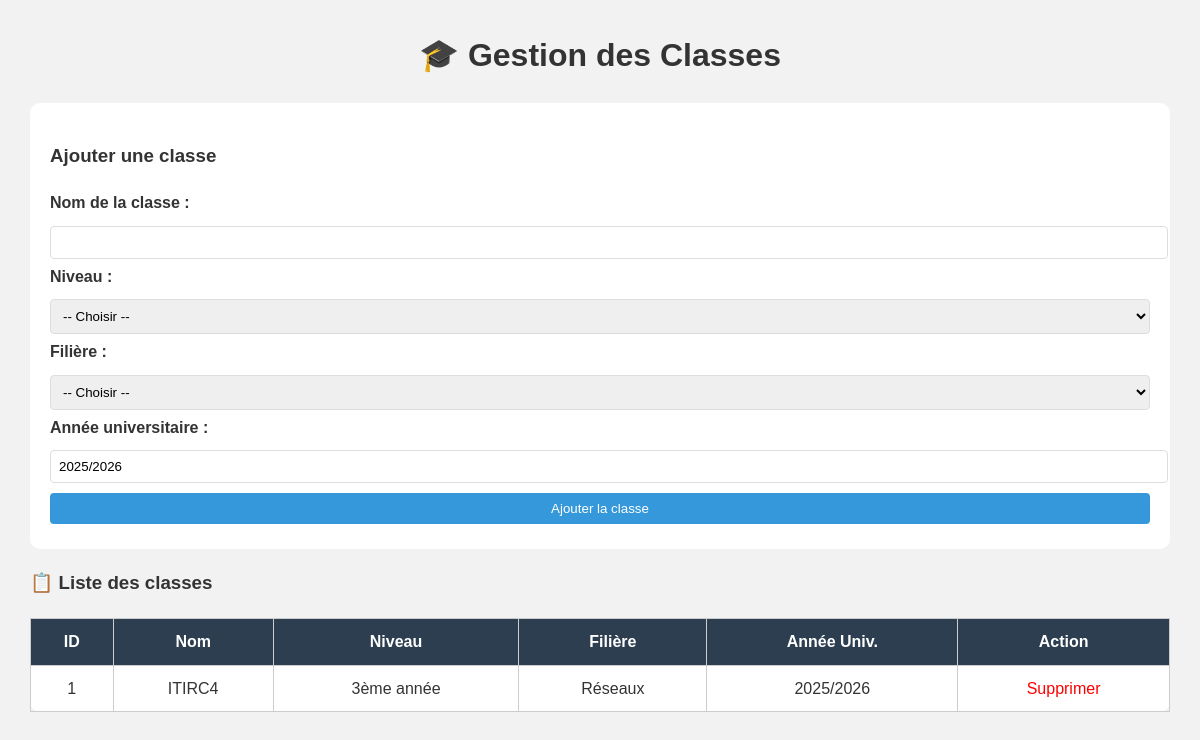
/admin/classes.php, run on an earlier commit of the app's database.
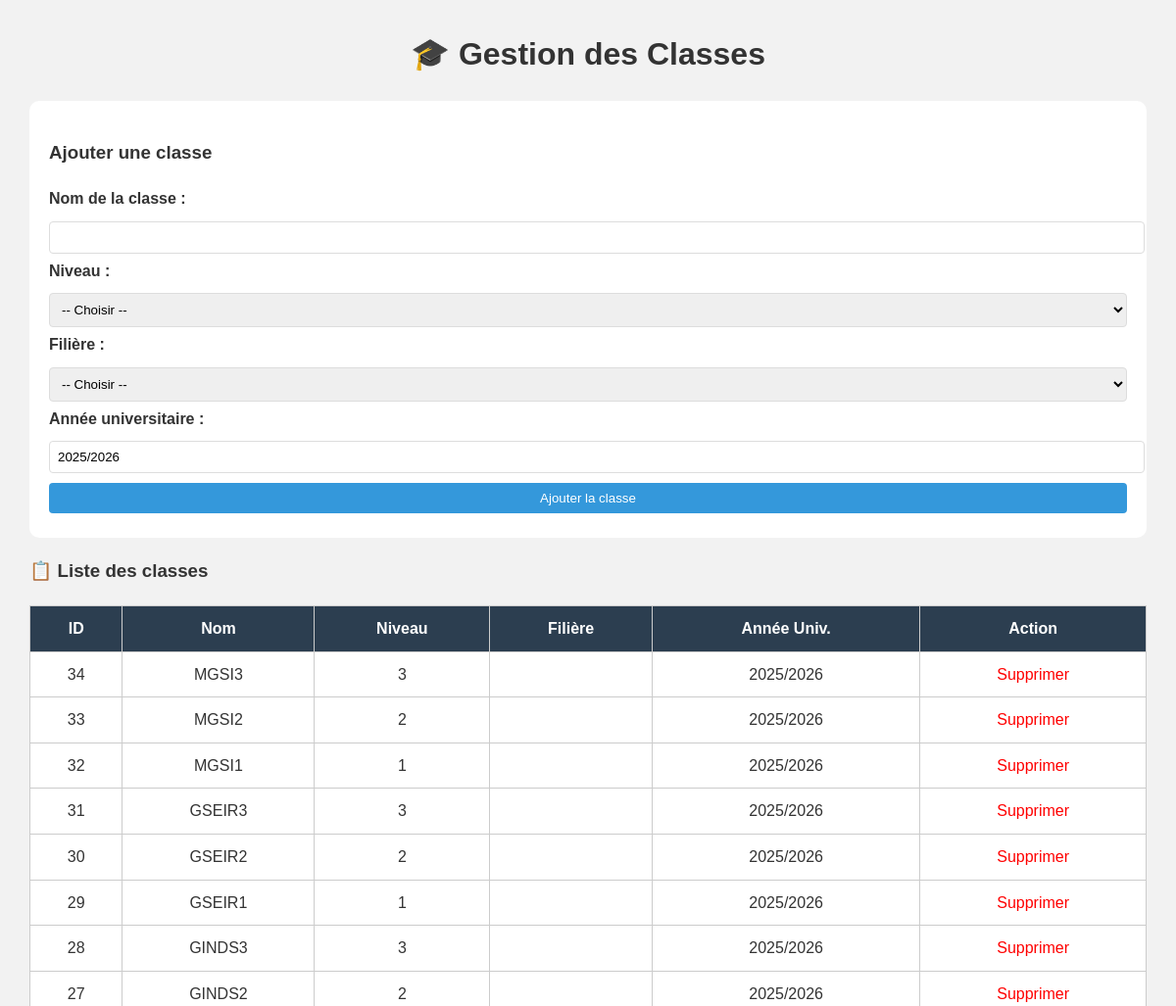
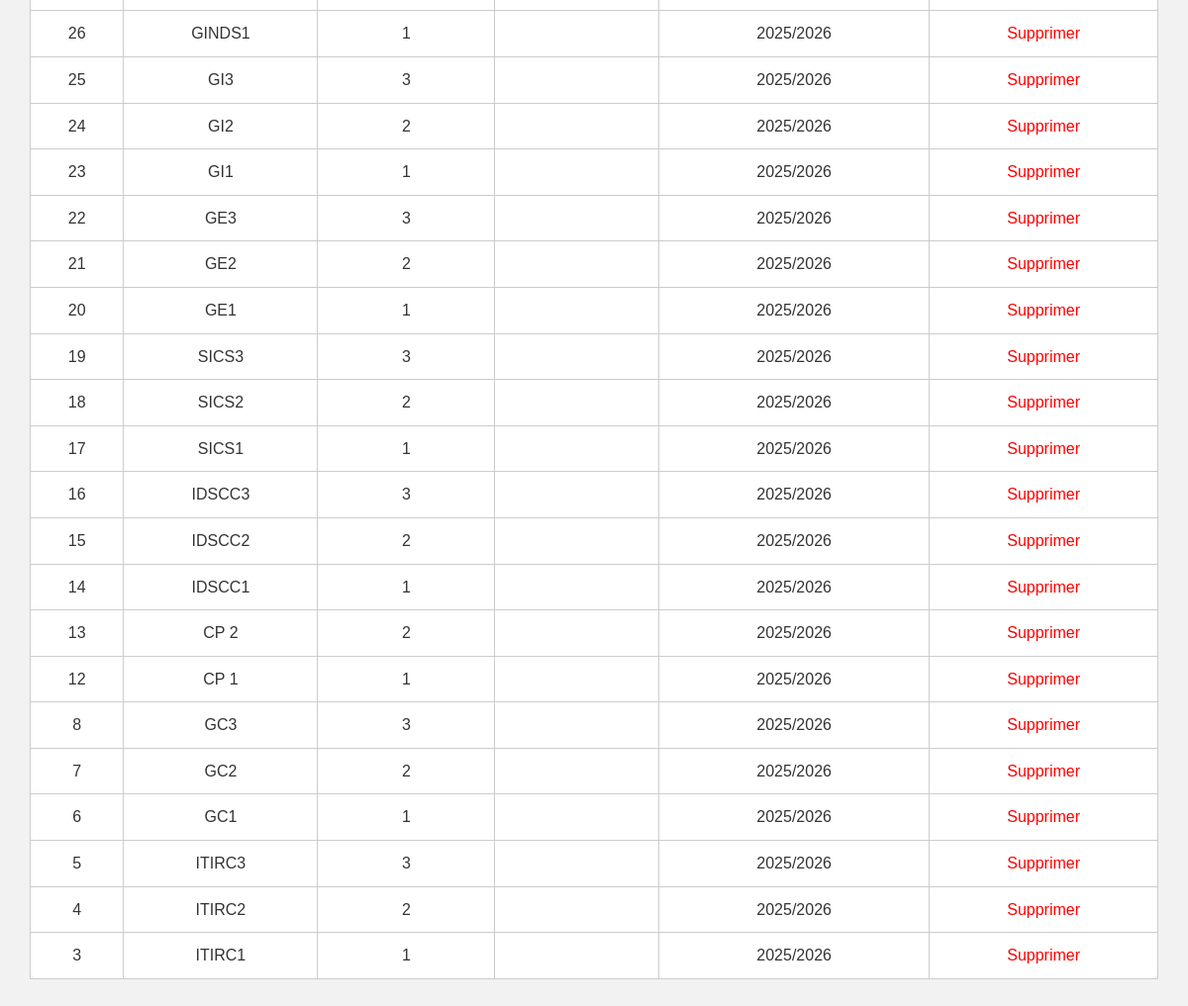
And on a later commit of the database (2 pictures, top to bottom).
### tables this page shows
CREATE TABLE `classes` (
  `id` int(11) NOT NULL,
  `nom_classe` varchar(100) NOT NULL,
  `niveau` varchar(50) NOT NULL,
  `filiere` varchar(100) NOT NULL,
  `annee_universitaire` varchar(20) DEFAULT NULL,
  `filiere_id` int(11) DEFAULT NULL
);

### admin/classes.php (the view, shortened to what this page needs)
<?php
require_once '../includes/config.php';
$classes = $pdo->query("SELECT * FROM classes ORDER BY id DESC")->fetchAll(PDO::FETCH_ASSOC);
?>
<!DOCTYPE html>
<html lang="fr">
<head>
    <link rel="stylesheet" href="assets/css/style.css">
</head>
<body>
<h1>🎓 Gestion des Classes</h1>
<form method="post">
    <h3>Ajouter une classe</h3>
    <label>Nom de la classe :</label>
    <input type="text" name="nom_classe" required>
    <label>Niveau :</label>
    <select name="niveau" required>
        <option value="">-- Choisir --</option>
    </select>
    <label>Filière :</label>
    <select name="filiere" required>
        <option value="">-- Choisir --</option>
    </select>
    <label>Année universitaire :</label>
    <input type="text" name="annee_universitaire" value="<?= date('Y') . '/' . (date('Y') + 1) ?>" required>
    <button type="submit" name="ajouter">Ajouter la classe</button>
</form>
<h3>📋 Liste des classes</h3>
<table>
    <tr>
        <th>ID</th>
        <th>Nom</th>
        <th>Niveau</th>
        <th>Filière</th>
        <th>Année Univ.</th>
        <th>Action</th>
    </tr>
    <?php foreach ($classes as $classe): ?>
        <tr>
            <td><?= $classe['id'] ?></td>
            <td><?= htmlspecialchars($classe['nom_classe']) ?></td>
            <td><?= htmlspecialchars($classe['niveau']) ?></td>
            <td><?= htmlspecialchars($classe['filiere']) ?></td>
            <td><?= htmlspecialchars($classe['annee_universitaire']) ?></td>
            <td><a href="?supprimer=<?= $classe['id'] ?>" class="suppr-btn" onclick="return confirm('Supprimer cette classe ?')">Supprimer</a></td>
        </tr>
    <?php endforeach; ?>
</table>
</body>
</html>

What changed in the data, as far as the page shows it:
removed classes: id "1", nom_classe "ITIRC4", niveau "3ème année", filiere "Réseaux", annee_universitaire "2025/2026"
added classes: id "34", nom_classe "MGSI3", niveau "3", annee_universitaire "2025/2026"
added classes: id "33", nom_classe "MGSI2", niveau "2", annee_universitaire "2025/2026"
added classes: id "32", nom_classe "MGSI1", niveau "1", annee_universitaire "2025/2026"
added classes: id "31", nom_classe "GSEIR3", niveau "3", annee_universitaire "2025/2026"
added classes: id "30", nom_classe "GSEIR2", niveau "2", annee_universitaire "2025/2026"
added classes: id "29", nom_classe "GSEIR1", niveau "1", annee_universitaire "2025/2026"
added classes: id "28", nom_classe "GINDS3", niveau "3", annee_universitaire "2025/2026"
added classes: id "27", nom_classe "GINDS2", niveau "2", annee_universitaire "2025/2026"
added classes: id "26", nom_classe "GINDS1", niveau "1", annee_universitaire "2025/2026"
added classes: id "25", nom_classe "GI3", niveau "3", annee_universitaire "2025/2026"
added classes: id "24", nom_classe "GI2", niveau "2", annee_universitaire "2025/2026"
added classes: id "23", nom_classe "GI1", niveau "1", annee_universitaire "2025/2026"
added classes: id "22", nom_classe "GE3", niveau "3", annee_universitaire "2025/2026"
added classes: id "21", nom_classe "GE2", niveau "2", annee_universitaire "2025/2026"
added classes: id "20", nom_classe "GE1", niveau "1", annee_universitaire "2025/2026"
added classes: id "19", nom_classe "SICS3", niveau "3", annee_universitaire "2025/2026"
added classes: id "18", nom_classe "SICS2", niveau "2", annee_universitaire "2025/2026"
added classes: id "17", nom_classe "SICS1", niveau "1", annee_universitaire "2025/2026"
added classes: id "16", nom_classe "IDSCC3", niveau "3", annee_universitaire "2025/2026"
added classes: id "15", nom_classe "IDSCC2", niveau "2", annee_universitaire "2025/2026"
added classes: id "14", nom_classe "IDSCC1", niveau "1", annee_universitaire "2025/2026"
added classes: id "13", nom_classe "CP 2", niveau "2", annee_universitaire "2025/2026"
added classes: id "12", nom_classe "CP 1", niveau "1", annee_universitaire "2025/2026"
added classes: id "8", nom_classe "GC3", niveau "3", annee_universitaire "2025/2026"
added classes: id "7", nom_classe "GC2", niveau "2", annee_universitaire "2025/2026"
added classes: id "6", nom_classe "GC1", niveau "1", annee_universitaire "2025/2026"
added classes: id "5", nom_classe "ITIRC3", niveau "3", annee_universitaire "2025/2026"
added classes: id "4", nom_classe "ITIRC2", niveau "2", annee_universitaire "2025/2026"
added classes: id "3", nom_classe "ITIRC1", niveau "1", annee_universitaire "2025/2026"
